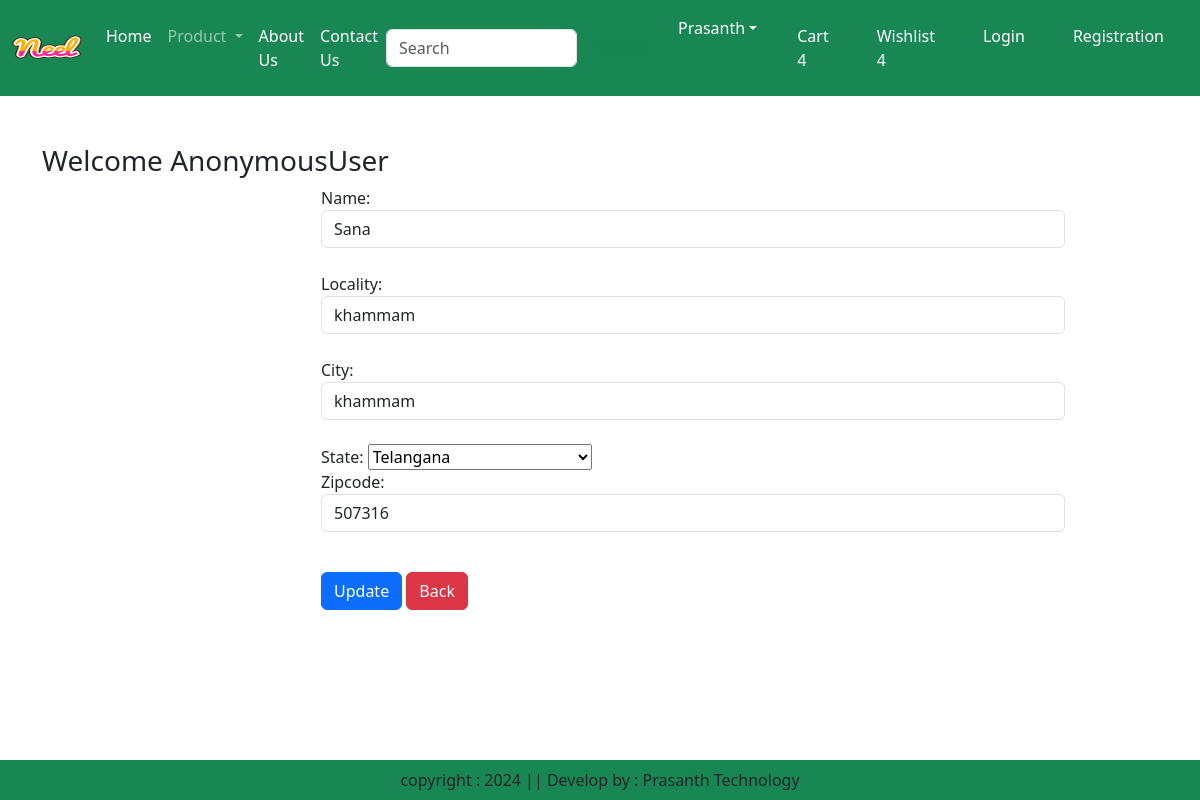
Page /UpdateAddress/7 on the committed database.
### app/models.py (models this page shows, shortened)
class Customer(models.Model):
    user = models.ForeignKey(User,on_delete=models.CASCADE)
    name =  models.CharField(max_length=200)
    locality = models.CharField(max_length=200)
    city = models.CharField(max_length=50)
    zipcode = models.IntegerField()
    state = models.CharField(choices=STATE_CHOICES, max_length=100)

### app/views.py (the view, shortened to what this page needs)
# urls.py: path('UpdateAddress/<int:pk>',views.UpdateAddress.as_view(),name='UpdateAddress'),
class UpdateAddress(View):
    def get(self,request,pk):
        add = Customer.objects.get(pk=pk)
        form = CustomerProfileForm(instance=add)
        return render(request, 'UpdateAddress.html',locals())

### app/forms.py
class CustomerProfileForm(forms.ModelForm):
    class Meta:
        model=Customer
        fields=['name','locality','city','state','zipcode']
        widgets={
            'name': forms.TextInput(attrs={'class':'form-control'}),
            'locality': forms.TextInput(attrs={'class':'form-control'}),
            'city': forms.TextInput(attrs={'class':'form-control'}),
            'mobile': forms.NumberInput(attrs={'class':'form-control'}),
            'zipcode' :forms.NumberInput(attrs={'class':'form-control'}),
        }

### app/templates/UpdateAddress.html (shortened to what this page needs)
{% extends 'base.html' %}
{% load static %}
{% block main-content %}
<div class="container my-5">
    <div class="row">
        <h3>Welcome <span class="text-capitalize">{{request.user}}</span></h3>
    </div>
    <div class="col-sm-8 offset-sm-3">
        <form action="" method="past" >
            {% for fm in form %}
             {{fm.label_tag}} {{fm}}<small class="text-danger">{{fm.errors|striptags}}</small> <br>
           {% endfor %}
        </form>
        <div class="col-12 mt-3">
            <button type="submit" class="btn btn-primary">Update</button>
            <a href="{% url 'address' %}" type="button" class='btn btn-danger'>Back</a>
        </div>
    </div>
</div>
{% endblock main-content %}

### rows in the picture
Customer: form "Sana" "khammam" "khammam" "Telangana" "507316"

### other values in the picture
{{ request.user }} "AnonymousUser"
{{ fm.label_tag }} "Name:" "Locality:" "City:" "State:" "Zipcode:"
